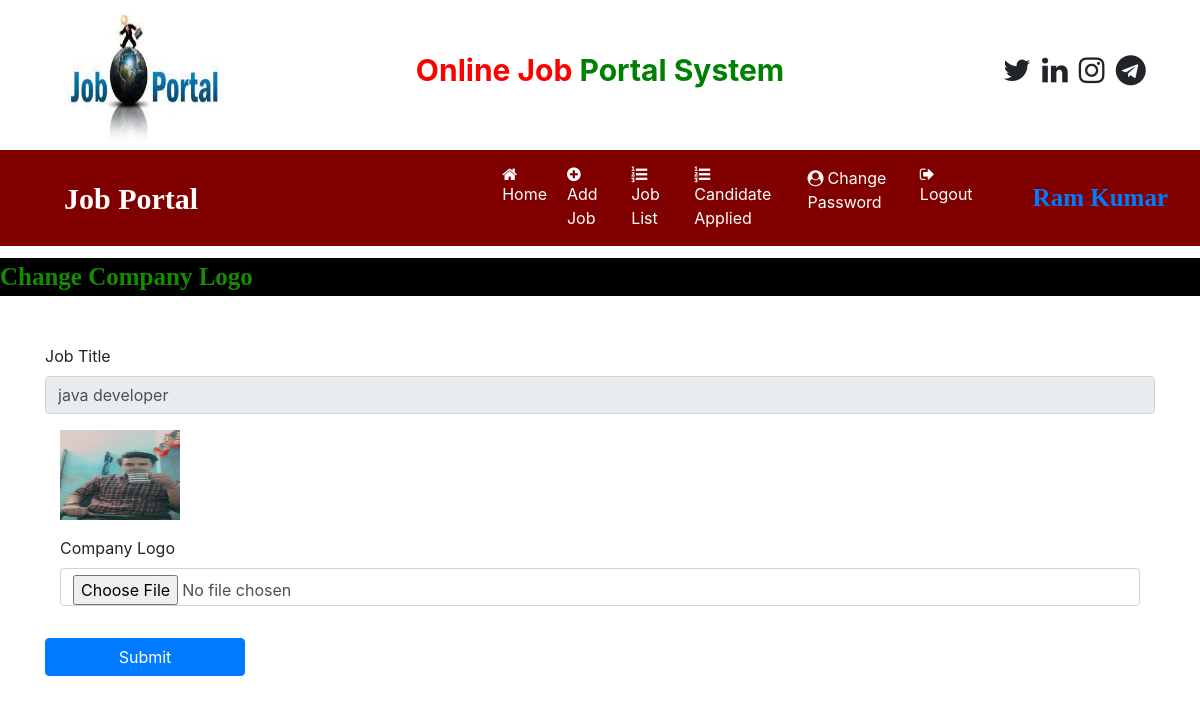
The page /change_companylogo/1 (signed in) on the database its author committed.
### job/models.py (models this page shows, shortened)
class Job(models.Model):
    recruiter = models.ForeignKey(Recruiter,on_delete=models.CASCADE)
    start_date = models.DateField()
    end_date = models.DateField()
    title = models.CharField(max_length=100)
    salary = models.FloatField(max_length=20)
    image = models.FileField()
    description = models.CharField(max_length=300)
    experience = models.CharField(max_length=50)
    location = models.CharField(max_length=100)
    skills = models.CharField(max_length=100)
    creationdate = models.DateField()

### job/views.py (the view, shortened to what this page needs)
# urls.py: path('change_companylogo/<int:pid>',  change_companylogo,  name="change_companylogo"),
def change_companylogo(request,pid):
    if not request.user.is_authenticated:
        return redirect('recruiter_login')
    error = ""
    job = Job.objects.get(id=pid)
    d = {'error':error,'job':job}
    return render(request,'change_companylogo.html',d)

### job/templates/change_companylogo.html (shortened to what this page needs)
{% load static %}
{% block body %}
{% include 'recruiter_navigation.html' %}
<marquee style="font-family : 'Monotype Corsiva'; font-size:25px ; color : rgb(21, 139, 0) ; background-color : black ;font-weight: bold ; margin-top : 1%">
    Change Company Logo
</marquee>
<form class="container mt-5" method="post" enctype="multipart/form-data">
    <div class="form-row">
        <div class="form-group col-md-12">
            <label>Job Title</label>
            <input type="text" class="form-control" readonly name="jobtitle" value="{{job.title}}" >
        </div>
    </div>
        <div class="form-group col-md-12">
           <img src="{{job.image.url}}" width="120" height="90">
        </div>
        <div class="form-group col-md-12">
            <label>Company Logo</label>
            <input type="file" class="form-control" name="logo" >
        </div>
    <input type="submit" value="Submit" class="btn btn-primary my-3" style="width: 200px;">
</form>
{% endblock %}

### job/templates/recruiter_navigation.html (shortened to what this page needs)
<html>
    <head>
        {% load static %}
  <link rel="stylesheet" href="https://cdn.jsdelivr.net/npm/bootstrap@4.6.1/dist/css/bootstrap.min.css">
  <link rel="stylesheet" href="https://cdnjs.cloudflare.com/ajax/libs/font-awesome/4.7.0/css/font-awesome.min.css">
    </head>
    <body>
        <div class="container">
             <div class="row">
                <div class="col-sm-3">
                   <img src="{% static 'images/v1.jpg' %}"  style="width:180px;height:150px"  >
                </div>
                <div class="col-sm-6 mt-5 text-center">
                     <span style="font-weight: bold; font-size : 30px">
                        <span style="color : red">Online Job</span>
                        <span style="color : green">Portal System</span>
                     </span>
                 </div>
                 <div class="col-sm-3 mt-5" style = "padding-left: 10%">
                    <span style="font-weight: bold; font-size: 30px">
                        <span><i class="fa fa-twitter pl-1"></i></span>
                        <span><i class="fa fa-linkedin pl-1"></i></span>
                        <span><i class="fa fa-instagram pl-1"></i></span>
                        <span><i class="fa fa-telegram pl-1"></i></span>
                    </span>
                 </div>
             </div>
        </div>
        <nav class="navbar navbar-expand-sm" style="background-color: maroon">
            <a class="navbar-brand text-white pl-5 font-weight-bold" style="font-family:'Monotype Corsiva'; font-size:30px">Job Portal</a>
            <ul class="navbar-nav">
                <li class="nav-item">
                    <a class="nav-link" href="{% url 'recruiter_home' %}"style='margin-left:280px'><i class="fa fa-home mr-1"></i>Home</a>
                </li>
                <li class="nav-item">
                    <a class="nav-link {% if request.path == '/add_job' %} active {% endif %}" href="{% url 'add_job' %}"><i class="fa fa-plus-circle mr-1"></i>Add Job</a>
                </li>
                <li class="nav-item">
                    <a class="nav-link {% if request.path == '/job_list' %} active {% endif %}" href="{% url 'job_list' %}"><i class="fa fa-list-ol mr-1"></i>Job List</a>
                </li>
                <li class="nav-item">
                    <a class="nav-link {% if request.path == '/applied_candidatelist' %} active {% endif %}" href="{% url 'applied_candidatelist' %}"><i class="fa fa-list-ol mr-1"></i>Candidate Applied</a>
                </li>
                <li class="nav-item">
                    <a class="nav-link {% if request.path == '/change_passwordrecruiter' %} active {% endif %}" href="{% url 'change_passwordrecruiter' %}"><i class="fa fa-user-circle mr-1"></i>Change Password</a>
                </li>
                <li class="nav-item">
                    <a class="nav-link" href="{% url 'Logout' %}"> <i class="fa fa-sign-out mr-1"></i>Logout</a>
                </li>
            </ul>
            <a class="navbar-brand text-chartreuse pl-5 font-weight-bold" style="font-family:'Monotype Corsiva'; font-size:25px">{{request.user.first_name}} {{request.user.last_name}}</a>
        </nav>
    </body>
</html>

### job/templates/recruiter_navigation.html (style rules this page uses)
.nav-link { color: white !important; margin-right: 4px; }

### rows shown on the page
Job: jobtitle "java developer", image (picture)

### other values the page prints
{{ request.user.first_name }} "Ram"
{{ request.user.last_name }} "Kumar"
